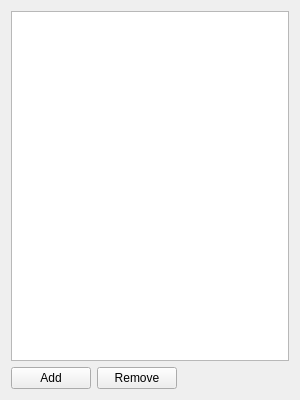
<?xml version="1.0" encoding="UTF-8"?>
<ui version="4.0">
 <class>CategoryEditorWidget</class>
 <widget class="QWidget" name="CategoryEditorWidget">
  <property name="geometry">
   <rect>
    <x>0</x>
    <y>0</y>
    <width>300</width>
    <height>400</height>
   </rect>
  </property>
  <property name="windowTitle">
   <string>CategoryEditorWidget</string>
  </property>
  <layout class="QVBoxLayout" name="verticalLayout">
   <item>
    <widget class="QTreeView" name="treeView"/>
   </item>
   <item>
    <layout class="QHBoxLayout" name="horizontalLayout">
     <item>
      <widget class="QPushButton" name="btnAdd">
       <property name="text">
        <string>Add</string>
       </property>
      </widget>
     </item>
     <item>
      <widget class="QPushButton" name="btnRemove">
       <property name="text">
        <string>Remove</string>
       </property>
      </widget>
     </item>
     <item>
      <spacer name="horizontalSpacer">
       <property name="orientation">
        <enum>Qt::Horizontal</enum>
       </property>
       <property name="sizeHint" stdset="0">
        <size>
         <width>40</width>
         <height>20</height>
        </size>
       </property>
      </spacer>
     </item>
    </layout>
   </item>
  </layout>
 </widget>
 <resources/>
 <connections/>
</ui>
